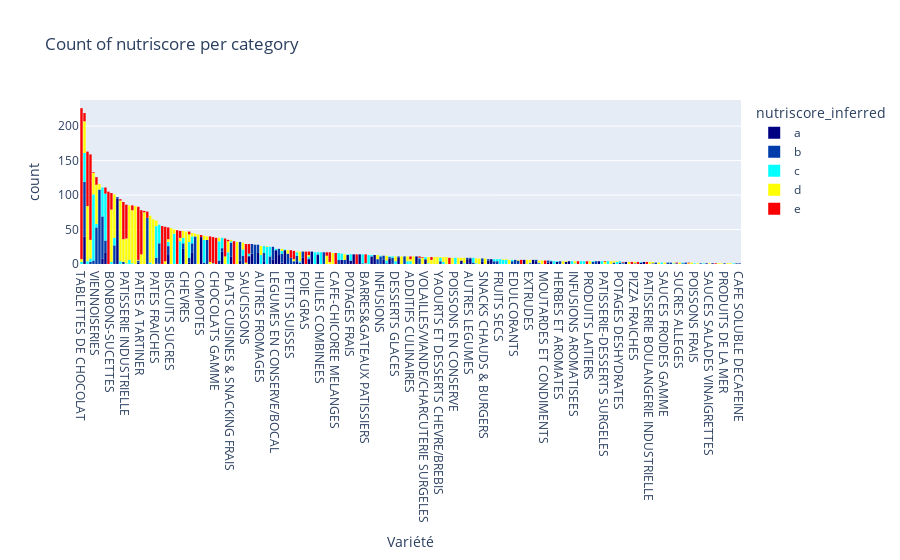

The code cell stored with this chart in its notebook:
### Code cell
category_counts = arcom_df['Variété'].value_counts()
sorted_categories = category_counts.index.tolist()

fig = px.histogram(arcom_df,
            x='Variété',
            color='nutriscore_inferred', 
            title=f'Count of nutriscore per category',
            color_discrete_sequence=px.colors.sequential.Jet,
            category_orders={'Variété': sorted_categories, 'nutriscore_inferred': nutriscore_order})
fig.show()

### Figure 1 — Plotly figure (JSON) as saved in the notebook; plotly's stock layout.template omitted (floating-point values rounded to 4 significant figures; data arrays with more than 128 entries replaced by an {"elided": "..."} marker saying what was removed)
{"data": [{"alignmentgroup": "True", "bingroup": "x", "hovertemplate": "nutriscore_inferred=a<br>Variété=%{x}<br>count=%{y}<extra></extra>", "legendgroup": "a", "marker": {"color": "rgb(0,0,131)", "pattern": {"shape": ""}}, "name": "a", "offsetgroup": "a", "orientation": "v", "showlegend": true, "type": "histogram", "x": {"elided": "648 str values"}, "xaxis": "x", "yaxis": "y"}, {"alignmentgroup": "True", "bingroup": "x", "hovertemplate": "nutriscore_inferred=b<br>Variété=%{x}<br>count=%{y}<extra></extra>", "legendgroup": "b", "marker": {"color": "rgb(0,60,170)", "pattern": {"shape": ""}}, "name": "b", "offsetgroup": "b", "orientation": "v", "showlegend": true, "type": "histogram", "x": {"elided": "984 str values"}, "xaxis": "x", "yaxis": "y"}, {"alignmentgroup": "True", "bingroup": "x", "hovertemplate": "nutriscore_inferred=c<br>Variété=%{x}<br>count=%{y}<extra></extra>", "legendgroup": "c", "marker": {"color": "rgb(5,255,255)", "pattern": {"shape": ""}}, "name": "c", "offsetgroup": "c", "orientation": "v", "showlegend": true, "type": "histogram", "x": {"elided": "894 str values"}, "xaxis": "x", "yaxis": "y"}, {"alignmentgroup": "True", "bingroup": "x", "hovertemplate": "nutriscore_inferred=d<br>Variété=%{x}<br>count=%{y}<extra></extra>", "legendgroup": "d", "marker": {"color": "rgb(255,255,0)", "pattern": {"shape": ""}}, "name": "d", "offsetgroup": "d", "orientation": "v", "showlegend": true, "type": "histogram", "x": {"elided": "1626 str values"}, "xaxis": "x", "yaxis": "y"}, {"alignmentgroup": "True", "bingroup": "x", "hovertemplate": "nutriscore_inferred=e<br>Variété=%{x}<br>count=%{y}<extra></extra>", "legendgroup": "e", "marker": {"color": "rgb(250,0,0)", "pattern": {"shape": ""}}, "name": "e", "offsetgroup": "e", "orientation": "v", "showlegend": true, "type": "histogram", "x": {"elided": "1412 str values"}, "xaxis": "x", "yaxis": "y"}], "layout": {"barmode": "relative", "legend": {"title": {"text": "nutriscore_inferred"}, "tracegroupgap": 0}, "title": {"text": "Count of nutriscore per category"}, "xaxis": {"anchor": "y", "categoryarray": {"elided": "221 str values"}, "categoryorder": "array", "domain": [0, 1], "title": {"text": "Variété"}}, "yaxis": {"anchor": "x", "domain": [0, 1], "title": {"text": "count"}}}}
